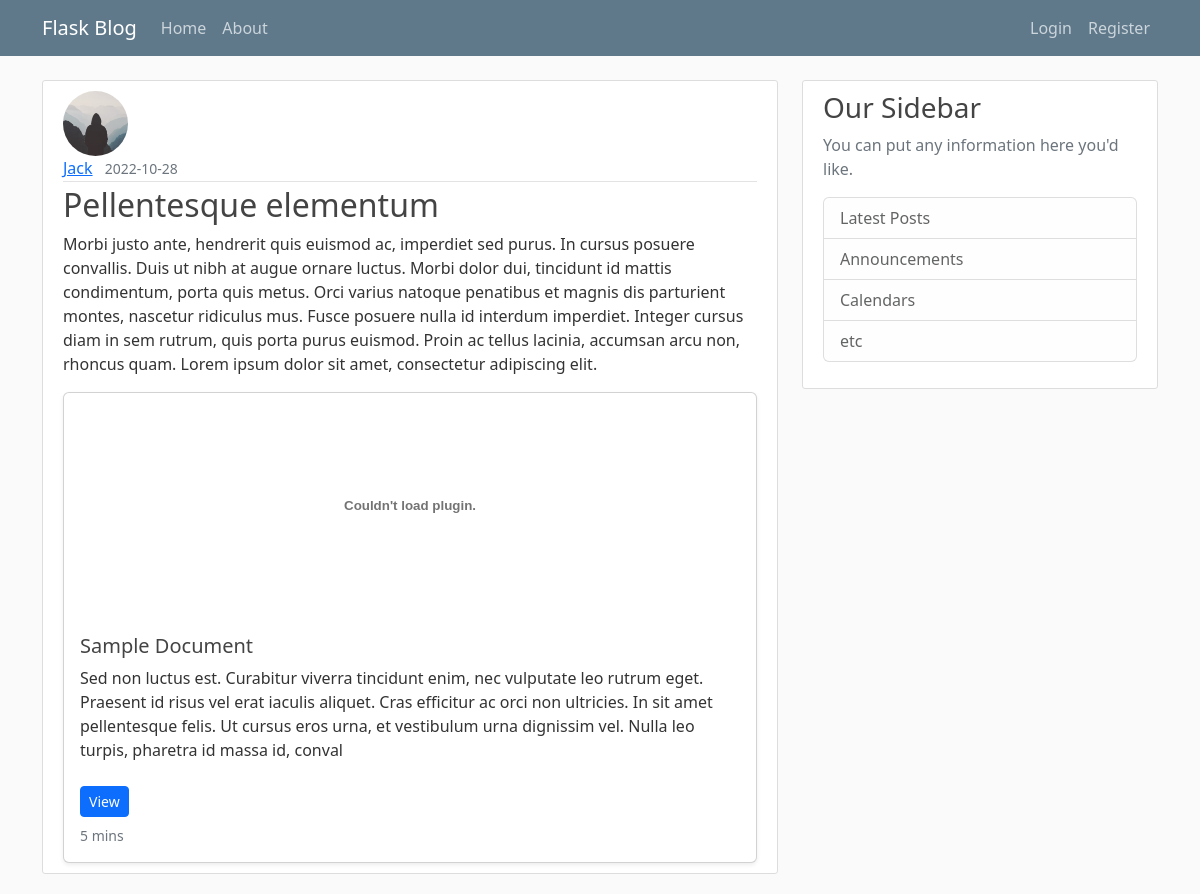
Screenshot of /post/3 with the database file from the repository.
### blogserver/models.py (models this page shows, shortened)
class User(db.Model, UserMixin):
    __tablename__ = 'user'
    id = db.Column(db.Integer, primary_key=True)
    username = db.Column(db.String(20), unique=True, nullable=False)
    email = db.Column(db.String(120), unique=True, nullable=False)
    image_file = db.Column(db.String(20), nullable=False, default='default.jpg')
    documents = db.relationship('Document', back_populates = 'owner')
    posts = db.relationship('Post', back_populates='author', lazy=True)
    password = db.Column(db.String(60), nullable = False)

class Post(db.Model):
    __tablename__ = 'post'
    id = db.Column(db.Integer, primary_key=True)
    title=db.Column(db.String(100), nullable=False)
    date_posted = db.Column(db.DateTime, nullable=False, default= datetime.utcnow)
    content=db.Column(db.Text, nullable=False)
    documents = db.relationship("Document", secondary='post_documents', back_populates='posts')
    author = db.relationship("User", back_populates = "posts")
    user_id = db.Column(db.Integer, db.ForeignKey('user.id'), nullable=False)

class Document(db.Model):
    __tablename__ = 'document'
    id = db.Column(db.Integer, primary_key=True)
    name = db.Column(db.String(100), nullable=False)
    description = db.Column(db.Text, nullable = True)
    read_time = db.Column(db.Integer, nullable = False)
    presigned_url = db.Column(db.String(300), nullable=True, default = None)
    owner = db.relationship("User", back_populates = "documents")
    owner_id = db.Column(db.Integer, db.ForeignKey('user.id'), nullable=False)
    posts = db.relationship("Post", secondary='post_documents', back_populates='documents')

### blogserver/posts/routes.py (the view)
@posts.route('/post/<string:post_id>')
def post(post_id):
    post = Post.query.get_or_404(post_id)
    return render_template('post.html', title=post.title, post= post)

### blogserver/templates/post.html (shortened to what this page needs)
{% extends "layout.html" %} {%block content%}
<article class="media content-section">
  <img
    class="rounded-circle article-img"
    src="{{url_for('static', filename='profile_pics/'+post.author.image_file)}}"
  />
  <div class="media-body">
    <div class="article-metadata">
      <a
        class="me-2"
        href="{{url_for('users.user_posts', username = post.author.username)}}"
        >{{ post.author.username }}</a
      >
      <small class="text-muted"
        >{{ post.date_posted.strftime('%Y-%m-%d') }}</small
      >
    </div>
    <h2 class="article-title">{{ post.title }}</h2>
    <p class="article-content">{{ post.content }}</p>
    <div class="col d-flex align-items-stretch">
      <div class="card shadow-sm">
        <embed
          src="{{post.documents[0].presigned_url}}"
          width="100%"
          height="225"
          type="application/pdf"
        />
        <div class="card-body d-flex flex-column">
          <h5 class="card-title">{{post.documents[0].name}}</h5>
          <p class="card-text mb-4">{{post.documents[0].description}}</p>
          <div class="btn-group mt-auto align-self-start mb-2">
            <a href="{{post.documents[0].presigned_url}}" target="_blank">
              <button type="button" class="btn btn-sm btn-primary">
                View
              </button></a
            >
          </div>
          <small class="text-muted">{{post.documents[0].read_time}} mins</small>
        </div>
      </div>
    </div>
  </div>
</article>
{%endblock content%}

### blogserver/static/main.css (style rules this page uses)
body { background: #fafafa; color: #333333; margin-top: 5rem; }
h1, h2, h3, h4, h5, h6 { color: #444444; }
.content-section { background: #ffffff; padding: 10px 20px; border: 1px solid #dddddd; border-radius: 3px; margin-bottom: 20px; }
.article-title { color: #444444; }
.article-content { white-space: pre-line; }
.article-img { height: 65px; width: 65px; margin-right: 16px; }
.article-metadata { padding-bottom: 1px; margin-bottom: 4px; border-bottom: 1px solid #e3e3e3; }

### rows the page displays
User: image_file (placeholder picture), author.username "Jack"
Post: date_posted "2022-10-28", title "Pellentesque elementum", content "Morbi justo ante, hendrerit quis euismod ac, imperdiet sed purus. In cursus posuere convallis. Duis ut nibh at augue ornare luctus. Morbi dolor dui, tincidunt id mattis condimentum, porta quis metus. Orci varius natoque penatibus et magnis dis parturient montes, nascetur ridiculus mus. Fusce posuere nulla id interdum imperdiet. Integer cursus diam in sem rutrum, quis porta purus euismod. Proin ac tellus lacinia, accumsan arcu non, rhoncus quam. Lorem ipsum dolor sit amet, consectetur adipiscing elit."
Document: name "Sample Document", description "Sed non luctus est. Curabitur viverra tincidunt enim, nec vulputate leo rutrum eget. Praesent id risus vel erat iaculis aliquet. Cras efficitur ac orci non ultricies. In sit amet pellentesque felis. Ut cursus eros urna, et vestibulum urna dignissim vel. Nulla leo turpis, pharetra id massa id, conval", read_time "5"
